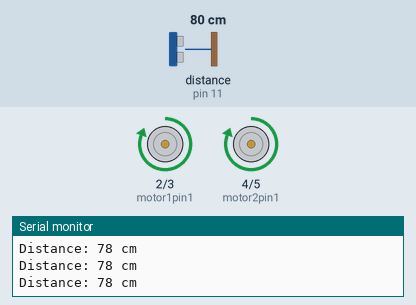
Bench run of a sketch on a simulated Arduino Uno, built with avr-gcc and run on an emulated ATmega328P. On the bench: motor-driver pin pairs drawn as motors (green arrow = first pin HIGH = forward, orange = second pin HIGH = backward, longer = more drive), the last lines printed to the serial monitor. Wiring (inferred from the names in the program): ultrasonic range finder: trigger pin 12; echo pin 11. Inputs (shaded band) come from the test bench; at power-on: distance to the obstacle (sensor on pin 11) 80 cm. The echo pulse lasts 58.3 µs per cm.

Above: at 1.2 s.
1.3 s: distance to the obstacle (sensor on pin 11) set to 13 cm
2.8 s: distance to the obstacle (sensor on pin 11) set to 10 cm
At 3.2 s:
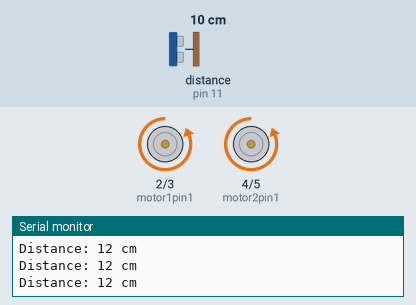
5.8 s: distance to the obstacle (sensor on pin 11) set to 299 cm
At 6.9 s:
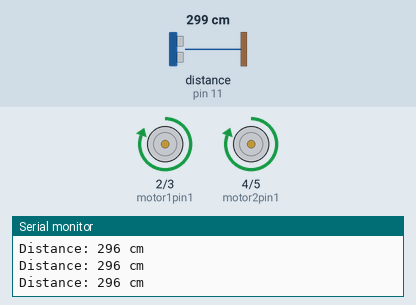
7.3 s: distance to the obstacle (sensor on pin 11) set to 2 cm
At 7.9 s:
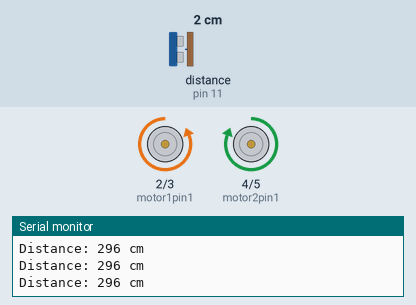
Timing chart, 0 to 11.3 s (numbered marks = the images above; inputs shaded):
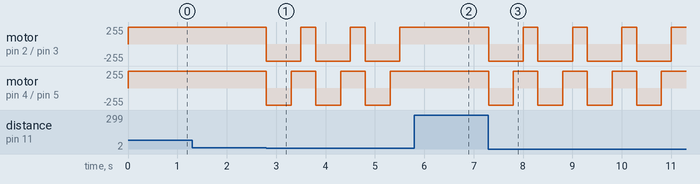

The sketch:

Autonomus-car.ino
```cpp
// ---------------------------------------------------------------- //
// Arduino Ultrasoninc Sensor HC-SR04
// Re-writed by Arbi Abdul Jabbaar
// Using Arduino IDE 1.8.7
// Using HC-SR04 Module
// Tested on 17 September 2019
// ---------------------------------------------------------------- //

#define echoPin 11 // attach pin D2 Arduino to pin Echo of HC-SR04
#define trigPin 12//attach pin D3 Arduino to pin Trig of HC-SR04
#define motor1pin1 2
#define motor1pin2 3
#define motor2pin1 4
#define motor2pin2 5


// defines variables
long duration; // variable for the duration of sound wave travel
int distance; // variable for the distance measurement
bool turnRight = false;

void setup() {
  pinMode(trigPin, OUTPUT); // Sets the trigPin as an OUTPUT
  pinMode(echoPin, INPUT); // Sets the echoPin as an INPUT
  pinMode(motor1pin1, OUTPUT);
  pinMode(motor1pin2, OUTPUT);
  pinMode(motor2pin1,  OUTPUT);
  pinMode(motor2pin2, OUTPUT);
  Serial.begin(9600); // // Serial Communication is starting with 9600 of baudrate speed
  DriveForward();
}
void loop() {
  // Clears the trigPin condition
  digitalWrite(trigPin, LOW);
  delayMicroseconds(2);
  // Sets the trigPin HIGH (ACTIVE) for 10 microseconds
  digitalWrite(trigPin, HIGH);
  delayMicroseconds(10);
  digitalWrite(trigPin, LOW);
  // Reads the echoPin, returns the sound wave travel time in microseconds
  duration = pulseIn(echoPin, HIGH);
  // Calculating the distance
  distance = duration * 0.034 / 2; // Speed of sound wave divided by 2 (go and back)
  if(distance <= 10){
    DriveBackward();
    //DriveBackwarAndRight();
    delay(500);
    //random(-1, 1) > 0 ? TurnLeft() : TurnRight();
    TurnRight();
    // turnRight = !turnRight;
    delay(200);
    DriveForward();
    delay(300);
  }
  else{
    //DriveForward();
  }
  #pragma region Debugging
  Serial.print("Distance: ");
  Serial.print(distance);
  Serial.println(" cm");
  #pragma endregion
}

void DriveForward(){
  digitalWrite(motor1pin1, HIGH);
  digitalWrite(motor1pin2, LOW);
  digitalWrite(motor2pin1, HIGH);
  digitalWrite(motor2pin2, LOW);
}
void DriveBackward(){
  digitalWrite(motor1pin1, LOW);
  digitalWrite(motor1pin2, HIGH);
  digitalWrite(motor2pin1, LOW);
  digitalWrite(motor2pin2, HIGH);
}
void DriveBackwarAndRight(){
  digitalWrite(motor1pin1, HIGH);
  digitalWrite(motor1pin2, HIGH);
  digitalWrite(motor2pin1, LOW);
  digitalWrite(motor2pin2, HIGH);
}
void TurnLeft(){
  digitalWrite(motor1pin1, HIGH);
  digitalWrite(motor1pin2, LOW);
  digitalWrite(motor2pin1, LOW);
  digitalWrite(motor2pin2, HIGH);
}
void TurnRight(){
  digitalWrite(motor1pin1, LOW);
  digitalWrite(motor1pin2, HIGH);
  digitalWrite(motor2pin1, HIGH);
  digitalWrite(motor2pin2, LOW);
}
```

Measured:
- the behaviour switches between 12 and 11 cm on distance to the obstacle (sensor on pin 11) (found by bisection; images 0 and 1)
- after the input at 2.8 s, motor on pin 2 (motor1pin1) / pin 3 (motor1pin2): alternates forward 255/255 for 0.30 s and backward 255/255 for 0.70 s, starting at once; motor on pin 4 (motor2pin1) / pin 5 (motor2pin2): alternates forward 255/255 for 0.50 s and backward 255/255 for 0.50 s, starting at once
- after the input at 5.8 s, motor on pin 2 (motor1pin1) / pin 3 (motor1pin2), motor on pin 4 (motor2pin1) / pin 5 (motor2pin2): stays forward 255/255 (without the input it goes to backward 255/255 after 0.01 s)
- after the input at 7.3 s, motor on pin 2 (motor1pin1) / pin 3 (motor1pin2): alternates forward 255/255 for 0.30 s and backward 255/255 for 0.70 s, starting at once; motor on pin 4 (motor2pin1) / pin 5 (motor2pin2): alternates forward 255/255 for 0.50 s and backward 255/255 for 0.50 s, starting at once
